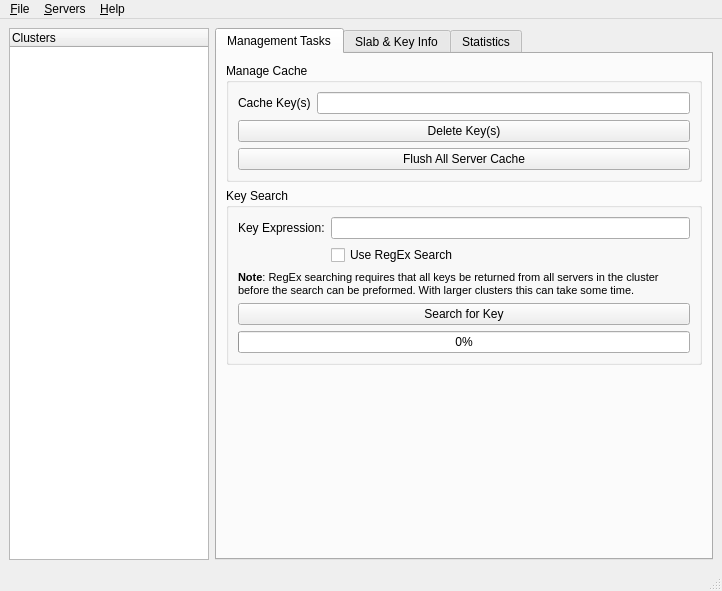
<?xml version="1.0" encoding="UTF-8"?>
<ui version="4.0">
 <class>MainWindow</class>
 <widget class="QMainWindow" name="MainWindow">
  <property name="geometry">
   <rect>
    <x>0</x>
    <y>0</y>
    <width>722</width>
    <height>591</height>
   </rect>
  </property>
  <property name="contextMenuPolicy">
   <enum>Qt::CustomContextMenu</enum>
  </property>
  <property name="windowTitle">
   <string>Memcached Manager</string>
  </property>
  <property name="windowIcon">
   <iconset>
    <normaloff>Icons/Globe.png</normaloff>Icons/Globe.png</iconset>
  </property>
  <property name="styleSheet">
   <string notr="true"/>
  </property>
  <widget class="QWidget" name="centralwidget">
   <layout class="QHBoxLayout" name="horizontalLayout_5">
    <item>
     <widget class="QTreeWidget" name="treeCluster">
      <property name="sizePolicy">
       <sizepolicy hsizetype="MinimumExpanding" vsizetype="Expanding">
        <horstretch>0</horstretch>
        <verstretch>0</verstretch>
       </sizepolicy>
      </property>
      <property name="minimumSize">
       <size>
        <width>150</width>
        <height>0</height>
       </size>
      </property>
      <property name="maximumSize">
       <size>
        <width>200</width>
        <height>16777215</height>
       </size>
      </property>
      <property name="contextMenuPolicy">
       <enum>Qt::DefaultContextMenu</enum>
      </property>
      <column>
       <property name="text">
        <string>Clusters</string>
       </property>
      </column>
     </widget>
    </item>
    <item>
     <widget class="QTabWidget" name="tabsMain">
      <property name="minimumSize">
       <size>
        <width>325</width>
        <height>0</height>
       </size>
      </property>
      <property name="toolTip">
       <string/>
      </property>
      <property name="currentIndex">
       <number>0</number>
      </property>
      <widget class="QWidget" name="MTasks">
       <attribute name="title">
        <string>Management Tasks</string>
       </attribute>
       <attribute name="toolTip">
        <string>Cluster Management Tasks</string>
       </attribute>
       <layout class="QVBoxLayout" name="verticalLayout_2">
        <item>
         <widget class="QGroupBox" name="gbClearKey">
          <property name="title">
           <string>Manage Cache</string>
          </property>
          <property name="flat">
           <bool>false</bool>
          </property>
          <layout class="QVBoxLayout" name="verticalLayout_7">
           <item>
            <layout class="QHBoxLayout" name="horizontalLayout_7">
             <item>
              <widget class="QLabel" name="lblCacheKeys">
               <property name="text">
                <string>Cache Key(s)</string>
               </property>
              </widget>
             </item>
             <item>
              <widget class="QLineEdit" name="txtCacheKeys">
               <property name="toolTip">
                <string>Seperate Keys with ';'</string>
               </property>
              </widget>
             </item>
            </layout>
           </item>
           <item>
            <widget class="QPushButton" name="btnCacheKeys">
             <property name="text">
              <string>Delete Key(s)</string>
             </property>
            </widget>
           </item>
           <item>
            <widget class="QPushButton" name="btnFlushCache">
             <property name="toolTip">
              <string>Flush Keys from All Servers in Cluster</string>
             </property>
             <property name="text">
              <string>Flush All Server Cache</string>
             </property>
            </widget>
           </item>
          </layout>
         </widget>
        </item>
        <item>
         <widget class="QGroupBox" name="gbKeySearch">
          <property name="title">
           <string>Key Search</string>
          </property>
          <layout class="QVBoxLayout" name="verticalLayout_8">
           <item>
            <layout class="QGridLayout" name="gridLayout">
             <item row="0" column="0">
              <widget class="QLabel" name="lblKeySearch">
               <property name="text">
                <string>Key Expression:</string>
               </property>
              </widget>
             </item>
             <item row="0" column="1">
              <widget class="QLineEdit" name="txtSearchKey"/>
             </item>
             <item row="1" column="1">
              <widget class="QCheckBox" name="cbRegEx">
               <property name="text">
                <string>Use RegEx Search</string>
               </property>
              </widget>
             </item>
            </layout>
           </item>
           <item>
            <widget class="QLabel" name="lblRegExWarning">
             <property name="text">
              <string>&lt;!DOCTYPE HTML PUBLIC &quot;-//W3C//DTD HTML 4.0//EN&quot; &quot;http://www.w3.org/TR/REC-html40/strict.dtd&quot;&gt;
&lt;html&gt;&lt;head&gt;&lt;meta name=&quot;qrichtext&quot; content=&quot;1&quot; /&gt;&lt;style type=&quot;text/css&quot;&gt;
p, li { white-space: pre-wrap; }
&lt;/style&gt;&lt;/head&gt;&lt;body style=&quot; font-family:'Sans Serif'; font-size:9pt; font-weight:400; font-style:normal;&quot;&gt;
&lt;p style=&quot; margin-top:0px; margin-bottom:0px; margin-left:0px; margin-right:0px; -qt-block-indent:0; text-indent:0px;&quot;&gt;&lt;span style=&quot; font-size:8pt; font-weight:600;&quot;&gt;Note&lt;/span&gt;&lt;span style=&quot; font-size:8pt;&quot;&gt;: RegEx searching requires that all keys be returned from all servers in the cluster before the search can be preformed. With larger clusters this can take some time.&lt;/span&gt;&lt;/p&gt;&lt;/body&gt;&lt;/html&gt;</string>
             </property>
             <property name="wordWrap">
              <bool>true</bool>
             </property>
            </widget>
           </item>
           <item>
            <widget class="QPushButton" name="btnKeySearch">
             <property name="text">
              <string>Search for Key</string>
             </property>
            </widget>
           </item>
           <item>
            <widget class="QProgressBar" name="pbKeySearch">
             <property name="value">
              <number>0</number>
             </property>
            </widget>
           </item>
          </layout>
         </widget>
        </item>
        <item>
         <spacer name="verticalSpacer">
          <property name="orientation">
           <enum>Qt::Vertical</enum>
          </property>
          <property name="sizeHint" stdset="0">
           <size>
            <width>20</width>
            <height>40</height>
           </size>
          </property>
         </spacer>
        </item>
       </layout>
      </widget>
      <widget class="QWidget" name="SKInfo">
       <attribute name="title">
        <string>Slab &amp;&amp; Key Info</string>
       </attribute>
       <attribute name="toolTip">
        <string>Slabs, Keys, &amp; Values</string>
       </attribute>
      </widget>
      <widget class="QWidget" name="Stats">
       <attribute name="title">
        <string>Statistics</string>
       </attribute>
       <attribute name="toolTip">
        <string>Memcached Server Stats</string>
       </attribute>
       <layout class="QVBoxLayout" name="verticalLayout_4">
        <item>
         <widget class="QTabWidget" name="tabsStats">
          <property name="currentIndex">
           <number>0</number>
          </property>
          <widget class="QWidget" name="CacheInfo">
           <attribute name="title">
            <string>Cache Info</string>
           </attribute>
           <layout class="QHBoxLayout" name="horizontalLayout_4">
            <item>
             <widget class="QScrollArea" name="scrollArea_2">
              <property name="frameShape">
               <enum>QFrame::StyledPanel</enum>
              </property>
              <property name="frameShadow">
               <enum>QFrame::Sunken</enum>
              </property>
              <property name="widgetResizable">
               <bool>true</bool>
              </property>
              <widget class="QWidget" name="scrollAreaWidgetContents_2">
               <property name="geometry">
                <rect>
                 <x>0</x>
                 <y>0</y>
                 <width>432</width>
                 <height>612</height>
                </rect>
               </property>
               <layout class="QVBoxLayout" name="verticalLayout_3">
                <item>
                 <widget class="QGroupBox" name="gbTotals">
                  <property name="title">
                   <string>Totals</string>
                  </property>
                  <layout class="QGridLayout" name="gridLayout_3">
                   <item row="1" column="0">
                    <widget class="QLabel" name="lblCurrentItemsTxt">
                     <property name="text">
                      <string>Current Items:</string>
                     </property>
                    </widget>
                   </item>
                   <item row="1" column="1">
                    <widget class="QLabel" name="lblCurrentItems">
                     <property name="text">
                      <string>n/a</string>
                     </property>
                    </widget>
                   </item>
                   <item row="5" column="0">
                    <widget class="QLabel" name="lblHitsTxt">
                     <property name="text">
                      <string>Hits:</string>
                     </property>
                    </widget>
                   </item>
                   <item row="5" column="1">
                    <widget class="QLabel" name="lblHits">
                     <property name="text">
                      <string>n/a</string>
                     </property>
                    </widget>
                   </item>
                   <item row="6" column="0">
                    <widget class="QLabel" name="lblMissesTxt">
                     <property name="text">
                      <string>Misses:</string>
                     </property>
                    </widget>
                   </item>
                   <item row="6" column="1">
                    <widget class="QLabel" name="lblMisses">
                     <property name="text">
                      <string>n/a</string>
                     </property>
                    </widget>
                   </item>
                   <item row="10" column="0">
                    <widget class="QLabel" name="lblFreeTxt">
                     <property name="text">
                      <string>Free Space:</string>
                     </property>
                    </widget>
                   </item>
                   <item row="10" column="1">
                    <widget class="QLabel" name="lblFree">
                     <property name="text">
                      <string>n/a</string>
                     </property>
                    </widget>
                   </item>
                   <item row="11" column="0">
                    <widget class="QLabel" name="lblUsedTxt">
                     <property name="text">
                      <string>Used Space:</string>
                     </property>
                    </widget>
                   </item>
                   <item row="11" column="1">
                    <widget class="QLabel" name="lblUsed">
                     <property name="text">
                      <string>n/a</string>
                     </property>
                    </widget>
                   </item>
                   <item row="0" column="0">
                    <widget class="QLabel" name="lblItemsTxt">
                     <property name="text">
                      <string>All Time Items:</string>
                     </property>
                    </widget>
                   </item>
                   <item row="0" column="1">
                    <widget class="QLabel" name="lblItems">
                     <property name="text">
                      <string>n/a</string>
                     </property>
                    </widget>
                   </item>
                   <item row="2" column="0">
                    <widget class="QLabel" name="lblConnectionsTxt">
                     <property name="text">
                      <string>All Time Connections:</string>
                     </property>
                    </widget>
                   </item>
                   <item row="2" column="1">
                    <widget class="QLabel" name="lblConnections">
                     <property name="text">
                      <string>n/a</string>
                     </property>
                    </widget>
                   </item>
                   <item row="3" column="0">
                    <widget class="QLabel" name="lblCurrentConnectionsTxt">
                     <property name="text">
                      <string>Current Connections:</string>
                     </property>
                    </widget>
                   </item>
                   <item row="3" column="1">
                    <widget class="QLabel" name="lblCurrentConnections">
                     <property name="text">
                      <string>n/a</string>
                     </property>
                    </widget>
                   </item>
                   <item row="7" column="0">
                    <widget class="QLabel" name="lblGetsTxt">
                     <property name="text">
                      <string>Gets:</string>
                     </property>
                    </widget>
                   </item>
                   <item row="7" column="1">
                    <widget class="QLabel" name="lblGets">
                     <property name="text">
                      <string>n/a</string>
                     </property>
                    </widget>
                   </item>
                   <item row="8" column="0">
                    <widget class="QLabel" name="lblSetsTxt">
                     <property name="text">
                      <string>Sets:</string>
                     </property>
                    </widget>
                   </item>
                   <item row="8" column="1">
                    <widget class="QLabel" name="lblSets">
                     <property name="text">
                      <string>n/a</string>
                     </property>
                    </widget>
                   </item>
                   <item row="9" column="0">
                    <widget class="QLabel" name="lblSpaceTxt">
                     <property name="text">
                      <string>Space:</string>
                     </property>
                    </widget>
                   </item>
                   <item row="9" column="1">
                    <widget class="QLabel" name="lblSpace">
                     <property name="text">
                      <string>n/a</string>
                     </property>
                    </widget>
                   </item>
                   <item row="4" column="0">
                    <widget class="QLabel" name="lblThreadsTxt">
                     <property name="text">
                      <string>Total Threads:</string>
                     </property>
                    </widget>
                   </item>
                   <item row="4" column="1">
                    <widget class="QLabel" name="lblThreads">
                     <property name="text">
                      <string>n/a</string>
                     </property>
                    </widget>
                   </item>
                  </layout>
                 </widget>
                </item>
                <item>
                 <widget class="QGroupBox" name="gbRates">
                  <property name="title">
                   <string>Cache Rates</string>
                  </property>
                  <layout class="QGridLayout" name="gridLayout_4">
                   <item row="5" column="0">
                    <widget class="QLabel" name="lblRequestRateTxt">
                     <property name="text">
                      <string>Cluster Request Rate:</string>
                     </property>
                    </widget>
                   </item>
                   <item row="5" column="1">
                    <widget class="QLabel" name="lblRequestRate">
                     <property name="text">
                      <string>n/a</string>
                     </property>
                    </widget>
                   </item>
                   <item row="9" column="0">
                    <widget class="QLabel" name="lblHitRateTxt">
                     <property name="text">
                      <string>Cluster Hit Rate:</string>
                     </property>
                    </widget>
                   </item>
                   <item row="9" column="1">
                    <widget class="QLabel" name="lblHitRate">
                     <property name="text">
                      <string>n/a</string>
                     </property>
                    </widget>
                   </item>
                   <item row="11" column="0">
                    <widget class="QLabel" name="lblMissRateTxt">
                     <property name="text">
                      <string>Cluster Miss Rate:</string>
                     </property>
                    </widget>
                   </item>
                   <item row="11" column="1">
                    <widget class="QLabel" name="lblMissRate">
                     <property name="text">
                      <string>n/a</string>
                     </property>
                    </widget>
                   </item>
                   <item row="15" column="0">
                    <widget class="QLabel" name="lblSetRateTxt">
                     <property name="text">
                      <string>Cluster Set Rate:</string>
                     </property>
                    </widget>
                   </item>
                   <item row="13" column="0">
                    <widget class="QLabel" name="lblGetRateTxt">
                     <property name="text">
                      <string>Cluster Get Rate:</string>
                     </property>
                    </widget>
                   </item>
                   <item row="15" column="1">
                    <widget class="QLabel" name="lblSetRate">
                     <property name="text">
                      <string>n/a</string>
                     </property>
                    </widget>
                   </item>
                   <item row="13" column="1">
                    <widget class="QLabel" name="lblGetRate">
                     <property name="text">
                      <string>n/a</string>
                     </property>
                    </widget>
                   </item>
                   <item row="0" column="0">
                    <widget class="QLabel" name="lblRequestRateAvgTxt">
                     <property name="text">
                      <string>Avg. Server Request Rate:</string>
                     </property>
                    </widget>
                   </item>
                   <item row="0" column="1">
                    <widget class="QLabel" name="lblRequestRateAvg">
                     <property name="text">
                      <string>n/a</string>
                     </property>
                    </widget>
                   </item>
                   <item row="1" column="0">
                    <widget class="QLabel" name="lblHitRateAvgTxt">
                     <property name="text">
                      <string>Avg. Server Hit Rate:</string>
                     </property>
                    </widget>
                   </item>
                   <item row="1" column="1">
                    <widget class="QLabel" name="lblHitRateAvg">
                     <property name="text">
                      <string>n/a</string>
                     </property>
                    </widget>
                   </item>
                   <item row="2" column="0">
                    <widget class="QLabel" name="lblMissRateAvgTxt">
                     <property name="text">
                      <string>Avg. Server Miss Rate:</string>
                     </property>
                    </widget>
                   </item>
                   <item row="2" column="1">
                    <widget class="QLabel" name="lblMissRateAvg">
                     <property name="text">
                      <string>n/a</string>
                     </property>
                    </widget>
                   </item>
                   <item row="3" column="0">
                    <widget class="QLabel" name="lblGetRateAvgTxt">
                     <property name="text">
                      <string>Avg. Server Get Rate:</string>
                     </property>
                    </widget>
                   </item>
                   <item row="3" column="1">
                    <widget class="QLabel" name="lblGetRateAvg">
                     <property name="text">
                      <string>n/a</string>
                     </property>
                    </widget>
                   </item>
                   <item row="4" column="0">
                    <widget class="QLabel" name="lblSetRateAvgTxt">
                     <property name="text">
                      <string>Avg. Server Set Rate:</string>
                     </property>
                    </widget>
                   </item>
                   <item row="4" column="1">
                    <widget class="QLabel" name="lblSetRateAvg">
                     <property name="text">
                      <string>n/a</string>
                     </property>
                    </widget>
                   </item>
                  </layout>
                 </widget>
                </item>
               </layout>
              </widget>
             </widget>
            </item>
           </layout>
          </widget>
          <widget class="QWidget" name="Diagrams">
           <attribute name="title">
            <string>Diagrams</string>
           </attribute>
           <layout class="QHBoxLayout" name="horizontalLayout_3">
            <item>
             <widget class="QScrollArea" name="scrollArea">
              <property name="frameShape">
               <enum>QFrame::StyledPanel</enum>
              </property>
              <property name="widgetResizable">
               <bool>true</bool>
              </property>
              <widget class="QWidget" name="scrollAreaWidgetContents">
               <property name="geometry">
                <rect>
                 <x>0</x>
                 <y>0</y>
                 <width>149</width>
                 <height>84</height>
                </rect>
               </property>
               <layout class="QVBoxLayout" name="verticalLayout">
                <item>
                 <widget class="QLabel" name="lblCacheUsageGraph">
                  <property name="text">
                   <string>Cache Usage</string>
                  </property>
                 </widget>
                </item>
                <item>
                 <widget class="QLabel" name="lblHitsMissesGraph">
                  <property name="text">
                   <string>Hits &amp; Misses Graph</string>
                  </property>
                 </widget>
                </item>
                <item>
                 <widget class="QLabel" name="lblGetSetGraph">
                  <property name="text">
                   <string>Gets &amp; Set Graph</string>
                  </property>
                 </widget>
                </item>
               </layout>
              </widget>
             </widget>
            </item>
           </layout>
          </widget>
          <widget class="QWidget" name="ServerInfo">
           <attribute name="title">
            <string>Server Information</string>
           </attribute>
           <layout class="QHBoxLayout" name="horizontalLayout_6">
            <item>
             <widget class="QScrollArea" name="saServerInfo">
              <property name="widgetResizable">
               <bool>true</bool>
              </property>
              <widget class="QWidget" name="scrollAreaWidgetContents_3">
               <property name="geometry">
                <rect>
                 <x>0</x>
                 <y>0</y>
                 <width>189</width>
                 <height>432</height>
                </rect>
               </property>
               <layout class="QVBoxLayout" name="verticalLayout_6">
                <item>
                 <widget class="QGroupBox" name="gbServerX">
                  <property name="title">
                   <string>Server X</string>
                  </property>
                  <layout class="QGridLayout" name="gridLayout_5">
                   <item row="0" column="0">
                    <widget class="QLabel" name="lblServerXTotalItemsTxt">
                     <property name="text">
                      <string>Total Items:</string>
                     </property>
                    </widget>
                   </item>
                   <item row="0" column="1">
                    <widget class="QLabel" name="lblServerXTotalItems">
                     <property name="text">
                      <string>n/a</string>
                     </property>
                    </widget>
                   </item>
                   <item row="1" column="0">
                    <widget class="QLabel" name="lblServerXItemsTxt">
                     <property name="text">
                      <string>Current Items:</string>
                     </property>
                    </widget>
                   </item>
                   <item row="1" column="1">
                    <widget class="QLabel" name="lblServerXItems">
                     <property name="text">
                      <string>n/a</string>
                     </property>
                    </widget>
                   </item>
                   <item row="2" column="0">
                    <widget class="QLabel" name="lblServerXTotalConnectionsTxt">
                     <property name="text">
                      <string>Total Connections:</string>
                     </property>
                    </widget>
                   </item>
                   <item row="2" column="1">
                    <widget class="QLabel" name="lblServerXTotalConnections">
                     <property name="text">
                      <string>n/a</string>
                     </property>
                    </widget>
                   </item>
                   <item row="3" column="0">
                    <widget class="QLabel" name="lblServerXConnectionsTxt">
                     <property name="text">
                      <string>Connections:</string>
                     </property>
                    </widget>
                   </item>
                   <item row="3" column="1">
                    <widget class="QLabel" name="lblServerXConnections">
                     <property name="text">
                      <string>n/a</string>
                     </property>
                    </widget>
                   </item>
                   <item row="4" column="0">
                    <widget class="QLabel" name="lblServerXHitsTxt">
                     <property name="text">
                      <string>Hits:</string>
                     </property>
                    </widget>
                   </item>
                   <item row="4" column="1">
                    <widget class="QLabel" name="lblServerXHits">
                     <property name="text">
                      <string>n/a</string>
                     </property>
                    </widget>
                   </item>
                   <item row="5" column="0">
                    <widget class="QLabel" name="lblServerXMissesTxt">
                     <property name="text">
                      <string>Misses:</string>
                     </property>
                    </widget>
                   </item>
                   <item row="5" column="1">
                    <widget class="QLabel" name="lblServerXMisses">
                     <property name="text">
                      <string>n/a</string>
                     </property>
                    </widget>
                   </item>
                   <item row="6" column="0">
                    <widget class="QLabel" name="lblServerXGetsTxt">
                     <property name="text">
                      <string>Gets:</string>
                     </property>
                    </widget>
                   </item>
                   <item row="6" column="1">
                    <widget class="QLabel" name="lblServerXGets">
                     <property name="text">
                      <string>n/a</string>
                     </property>
                    </widget>
                   </item>
                   <item row="7" column="0">
                    <widget class="QLabel" name="lblServerXSetsTxt">
                     <property name="text">
                      <string>Sets:</string>
                     </property>
                    </widget>
                   </item>
                   <item row="7" column="1">
                    <widget class="QLabel" name="lblServerXSets">
                     <property name="text">
                      <string>n/a</string>
                     </property>
                    </widget>
                   </item>
                   <item row="8" column="0">
                    <widget class="QLabel" name="lblServerXTotalSpaceTxt">
                     <property name="text">
                      <string>Total Space:</string>
                     </property>
                    </widget>
                   </item>
                   <item row="8" column="1">
                    <widget class="QLabel" name="lblServerXTotalSpace">
                     <property name="text">
                      <string>n/a</string>
                     </property>
                    </widget>
                   </item>
                   <item row="9" column="0">
                    <widget class="QLabel" name="lblServerXFreeSpaceTxt">
                     <property name="text">
                      <string>Free Space:</string>
                     </property>
                    </widget>
                   </item>
                   <item row="9" column="1">
                    <widget class="QLabel" name="lblServerXFreeSpace">
                     <property name="text">
                      <string>n/a</string>
                     </property>
                    </widget>
                   </item>
                   <item row="10" column="0">
                    <widget class="QLabel" name="lblServerXUsedSpaceTxt">
                     <property name="text">
                      <string>Used Space:</string>
                     </property>
                    </widget>
                   </item>
                   <item row="11" column="0">
                    <widget class="QLabel" name="lblServerXRequestRateTxt">
                     <property name="text">
                      <string>Request Rate:</string>
                     </property>
                    </widget>
                   </item>
                   <item row="10" column="1">
                    <widget class="QLabel" name="lblServerXUsedSpace">
                     <property name="text">
                      <string>n/a</string>
                     </property>
                    </widget>
                   </item>
                   <item row="11" column="1">
                    <widget class="QLabel" name="lblServerXRequestRate">
                     <property name="text">
                      <string>n/a</string>
                     </property>
                    </widget>
                   </item>
                   <item row="12" column="0">
                    <widget class="QLabel" name="lblServerXHitRateTxt">
                     <property name="text">
                      <string>Hit Rate:</string>
                     </property>
                    </widget>
                   </item>
                   <item row="13" column="0">
                    <widget class="QLabel" name="lblServerXMissRateTxt">
                     <property name="text">
                      <string>Miss Rate:</string>
                     </property>
                    </widget>
                   </item>
                   <item row="15" column="0">
                    <widget class="QLabel" name="lblServerXSetRateTxt">
                     <property name="text">
                      <string>Set Rate:</string>
                     </property>
                    </widget>
                   </item>
                   <item row="14" column="0">
                    <widget class="QLabel" name="lblServerXGetRateTxt">
                     <property name="text">
                      <string>Get Rate:</string>
                     </property>
                    </widget>
                   </item>
                   <item row="12" column="1">
                    <widget class="QLabel" name="lblServerXHitRate">
                     <property name="text">
                      <string>n/a</string>
                     </property>
                    </widget>
                   </item>
                   <item row="13" column="1">
                    <widget class="QLabel" name="lblServerXMissRate">
                     <property name="text">
                      <string>n/a</string>
                     </property>
                    </widget>
                   </item>
                   <item row="14" column="1">
                    <widget class="QLabel" name="lblServerXGetRate">
                     <property name="text">
                      <string>n/a</string>
                     </property>
                    </widget>
                   </item>
                   <item row="15" column="1">
                    <widget class="QLabel" name="lblServerXSetRate">
                     <property name="text">
                      <string>n/a</string>
                     </property>
                    </widget>
                   </item>
                  </layout>
                 </widget>
                </item>
               </layout>
              </widget>
             </widget>
            </item>
           </layout>
          </widget>
         </widget>
        </item>
        <item>
         <layout class="QHBoxLayout" name="horizontalLayout_2">
          <item>
           <widget class="QPushButton" name="btnRefresh">
            <property name="text">
             <string>Refresh Stats</string>
            </property>
           </widget>
          </item>
          <item>
           <widget class="QPushButton" name="btnWatch">
            <property name="text">
             <string>Watch Live Stats</string>
            </property>
           </widget>
          </item>
         </layout>
        </item>
        <item>
         <widget class="QProgressBar" name="pbStats">
          <property name="value">
           <number>0</number>
          </property>
          <property name="alignment">
           <set>Qt::AlignCenter</set>
          </property>
         </widget>
        </item>
       </layout>
      </widget>
     </widget>
    </item>
   </layout>
  </widget>
  <widget class="QMenuBar" name="menubar">
   <property name="geometry">
    <rect>
     <x>0</x>
     <y>0</y>
     <width>722</width>
     <height>27</height>
    </rect>
   </property>
   <widget class="QMenu" name="menuFile">
    <property name="title">
     <string>&amp;File</string>
    </property>
    <addaction name="actionPreferences"/>
    <addaction name="separator"/>
    <addaction name="actionSave"/>
    <addaction name="actionQuit"/>
   </widget>
   <widget class="QMenu" name="menu_Servers">
    <property name="title">
     <string>&amp;Servers</string>
    </property>
    <addaction name="actionAddClusterServer"/>
    <addaction name="separator"/>
   </widget>
   <widget class="QMenu" name="menu_About">
    <property name="title">
     <string>&amp;Help</string>
    </property>
    <addaction name="actionAbout"/>
   </widget>
   <addaction name="menuFile"/>
   <addaction name="menu_Servers"/>
   <addaction name="menu_About"/>
  </widget>
  <widget class="QStatusBar" name="statusbar"/>
  <action name="actionAddClusterServer">
   <property name="icon">
    <iconset>
     <normaloff>Icons/Add.png</normaloff>Icons/Add.png</iconset>
   </property>
   <property name="text">
    <string>&amp;Add Cluster and/or Server</string>
   </property>
  </action>
  <action name="actionSave">
   <property name="text">
    <string>Sa&amp;ve</string>
   </property>
  </action>
  <action name="actionQuit">
   <property name="text">
    <string>&amp;Quit</string>
   </property>
  </action>
  <action name="actionAddCluster">
   <property name="icon">
    <iconset>
     <normaloff>Icons/Add.png</normaloff>Icons/Add.png</iconset>
   </property>
   <property name="text">
    <string>Add &amp;Cluster</string>
   </property>
  </action>
  <action name="actionTest_Sub_Item">
   <property name="text">
    <string>Test Sub Item</string>
   </property>
  </action>
  <action name="actionPreferences">
   <property name="text">
    <string>&amp;Preferences</string>
   </property>
   <property name="iconText">
    <string>&amp;Preferences</string>
   </property>
   <property name="toolTip">
    <string>&amp;Preferences</string>
   </property>
  </action>
  <action name="actionAbout">
   <property name="text">
    <string>&amp;About</string>
   </property>
  </action>
 </widget>
 <tabstops>
  <tabstop>treeCluster</tabstop>
  <tabstop>tabsMain</tabstop>
  <tabstop>txtCacheKeys</tabstop>
  <tabstop>btnCacheKeys</tabstop>
  <tabstop>btnFlushCache</tabstop>
  <tabstop>txtSearchKey</tabstop>
  <tabstop>cbRegEx</tabstop>
  <tabstop>btnKeySearch</tabstop>
  <tabstop>tabsStats</tabstop>
  <tabstop>scrollArea_2</tabstop>
  <tabstop>scrollArea</tabstop>
  <tabstop>saServerInfo</tabstop>
  <tabstop>btnRefresh</tabstop>
  <tabstop>btnWatch</tabstop>
 </tabstops>
 <resources/>
 <connections>
  <connection>
   <sender>actionQuit</sender>
   <signal>activated()</signal>
   <receiver>MainWindow</receiver>
   <slot>close()</slot>
   <hints>
    <hint type="sourcelabel">
     <x>-1</x>
     <y>-1</y>
    </hint>
    <hint type="destinationlabel">
     <x>295</x>
     <y>212</y>
    </hint>
   </hints>
  </connection>
 </connections>
</ui>
